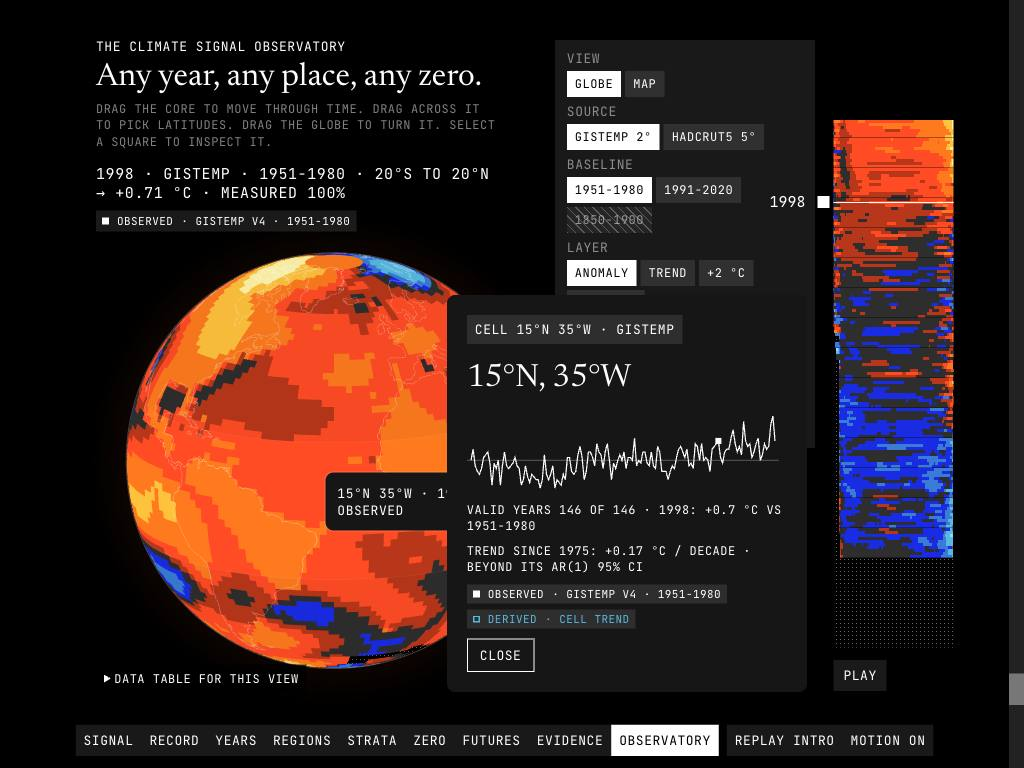
#> input picture artifacts/evidence/fix-a2/screenshots/1024x768-classic/obs-02-inspector.jpg, 1024 x 768 px, found by its file name
$ python fix-a2-sheet.py
#> lines starting #> are read from the running program, lines starting #| are printed output that depends on the picture
"""Before (QA pass, artifacts/evidence/qa) / after (fix-a2) sheets, one per viewport, for the frames the QA report cites.
python3 tests/fix-a2-sheet.py  ->  artifacts/evidence/fix-a2/sheets/before-after-<viewport>.jpg"""
import os
from PIL import Image, ImageDraw

E = os.path.join(os.path.dirname(os.path.abspath(__file__)), "..", "..", "artifacts", "evidence")
QA, FX = os.path.join(E, "qa", "screenshots"), os.path.join(E, "fix-a2", "screenshots")
OUT = os.path.join(E, "fix-a2", "sheets")
# frames cited by D-002..D-019: S01 landing, S03a, S03b, S04 p89, S05 p30, S06, S07 p95, OBS default and inspector, S08
CITED = ("s01-", "s03a-00", "s03a-01-p50", "s03b-00", "s04-01-p89", "s04-04-p89", "s05-00-p30", "s05-01-p30", "s06-00-p42", "s06-01-p42", "s06-01-p90", "s06-02-p90",
         "s07-01-p95", "s07-03-p95", "obs-00", "obs-02-inspector", "obs-04-inspector", "s08-00-p30", "s08-01-p30", "s08-01-p60", "s08-02-p60", "s08-02-p98", "s08-04-p98")
H = 420
os.makedirs(OUT, exist_ok=True)


def fit(p):
    im = Image.open(p).convert("RGB")
#> im is the input picture: PIL image 1024x768 RGB; mean R, G, B 51.7, 32, 28.1
    return im.resize((max(1, int(im.width * H / im.height)), H))
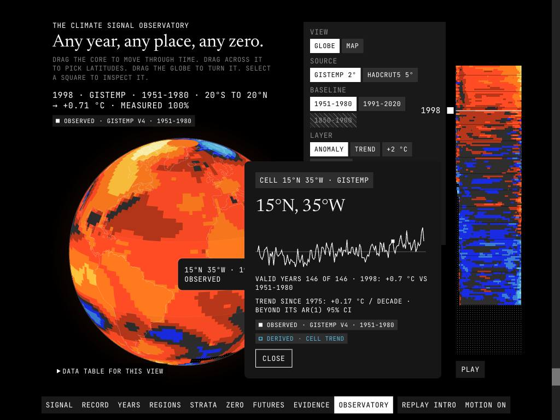
#> returned value: PIL image 560x420 RGB; mean R, G, B 51.8, 32.1, 28.2


for vp in sorted(os.listdir(FX)):
    if not os.path.isdir(os.path.join(FX, vp)):
        continue
    names = sorted(n for n in os.listdir(os.path.join(FX, vp)) if n.endswith(".jpg") and n.startswith(CITED))
    rows = [(os.path.join(QA, vp, n) if os.path.exists(os.path.join(QA, vp, n)) else None, os.path.join(FX, vp, n), n) for n in names]
    if not rows:
        continue
    pairs = [(fit(a) if a else None, fit(b), n) for a, b, n in rows]
#> pairs = 1 item
    W = max(max(a.width if a else 0, b.width) for a, b, _ in pairs)
#> W = 560
    s = Image.new("RGB", (2 * W + 16, len(pairs) * (H + 24)), (40, 40, 40))
#> s: PIL image 1136x444 RGB; every value is 40
    d = ImageDraw.Draw(s)
    for i, (a, b, n) in enumerate(pairs):
        y = i * (H + 24)
        d.text((4, y + 5), f"BEFORE (QA) {vp} {n}" if a else f"(no QA frame) {vp} {n}", fill=(255, 255, 0))
        d.text((W + 20, y + 5), f"AFTER (FIX-A2) {vp} {n}", fill=(120, 255, 120))
        if a:
            s.paste(a, (0, y + 20))
        s.paste(b, (W + 16, y + 20))
#> this loop made 1 pass
#> (n, y) on pass 1: ('obs-02-inspector.jpg', 0)
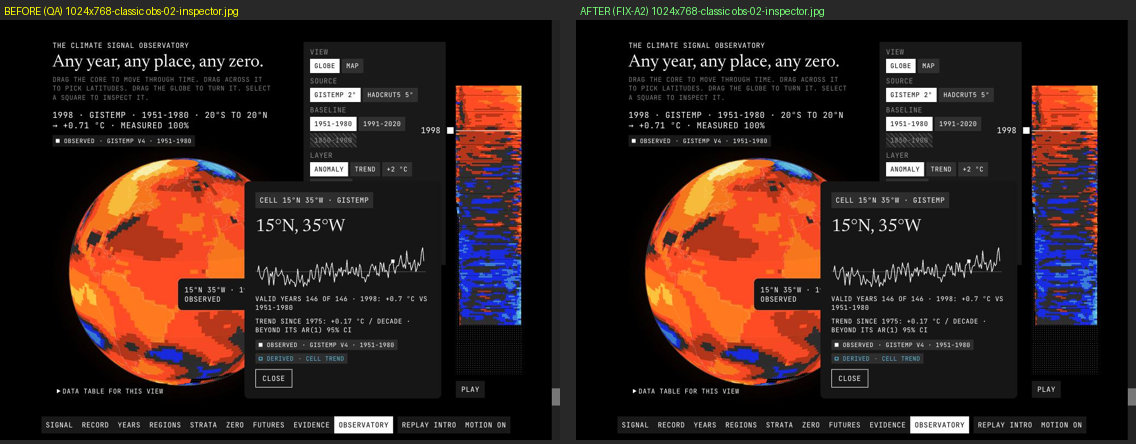
#> s: PIL image 1136x444 RGB; mean R, G, B 51.3, 33.1, 29
    s.save(os.path.join(OUT, f"before-after-{vp}.jpg"), quality=70)
    print(vp, len(pairs))
#| 1024x768-classic 1
